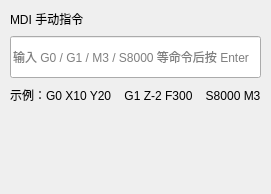
           <widget class="QWidget" name="mdiPage">
            <attribute name="title"><string>MDI</string></attribute>
            <layout class="QVBoxLayout" name="mdiPageLayout">
             <property name="spacing"><number>8</number></property><property name="leftMargin"><number>10</number></property><property name="topMargin"><number>10</number></property><property name="rightMargin"><number>10</number></property><property name="bottomMargin"><number>10</number></property>
             <item>
              <layout class="QHBoxLayout" name="mdiTitleLayout">
               <item><widget class="QLabel" name="mdiTitle"><property name="text"><string>MDI 手动指令</string></property></widget></item>
               <item><spacer name="mdiTitleSpacer"><property name="orientation"><enum>Qt::Horizontal</enum></property><property name="sizeHint" stdset="0"><size><width>20</width><height>10</height></size></property></spacer></item>
              </layout>
             </item>
             <item><widget class="MDILine" name="mdi_line"><property name="minimumSize"><size><width>0</width><height>42</height></size></property><property name="maximumSize"><size><width>16777215</width><height>42</height></size></property><property name="placeholderText"><string>输入 G0 / G1 / M3 / S8000 等命令后按 Enter</string></property></widget></item>
             <item><widget class="QLabel" name="mdiHelp"><property name="text"><string>示例：G0 X10 Y20    G1 Z-2 F300    S8000 M3</string></property></widget></item>
             <item><spacer name="mdiPageSpacer"><property name="orientation"><enum>Qt::Vertical</enum></property><property name="sizeHint" stdset="0"><size><width>20</width><height>80</height></size></property></spacer></item>
            </layout>
           </widget>
